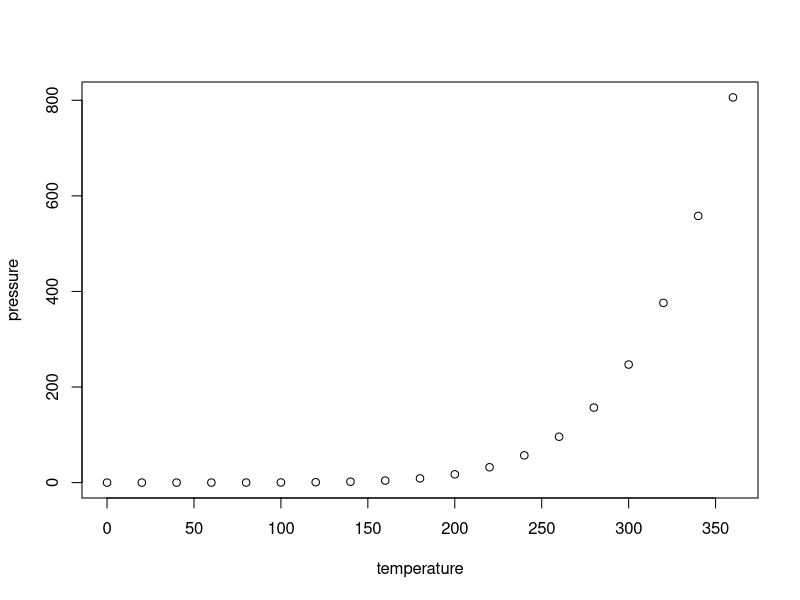
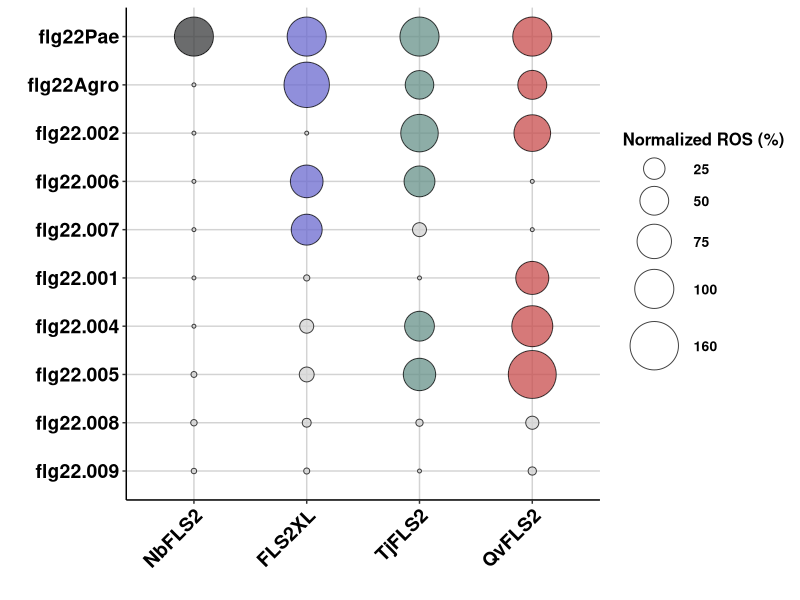
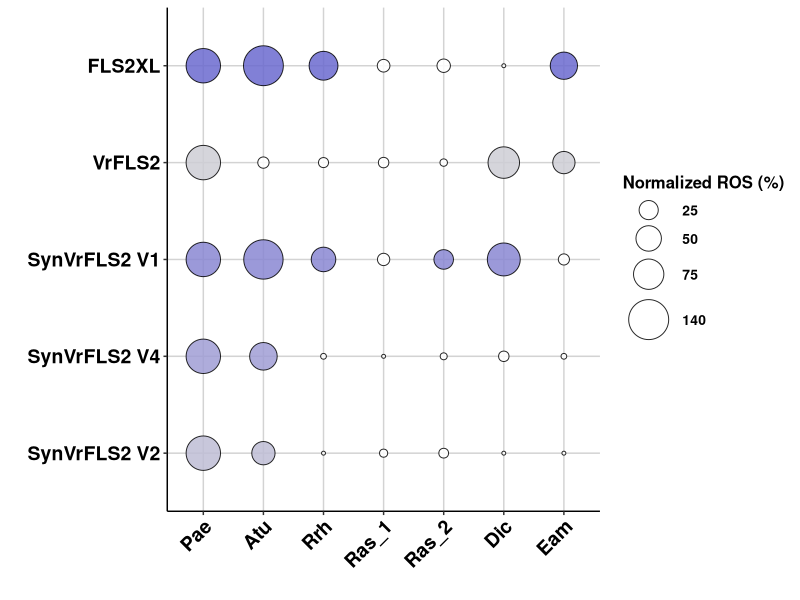
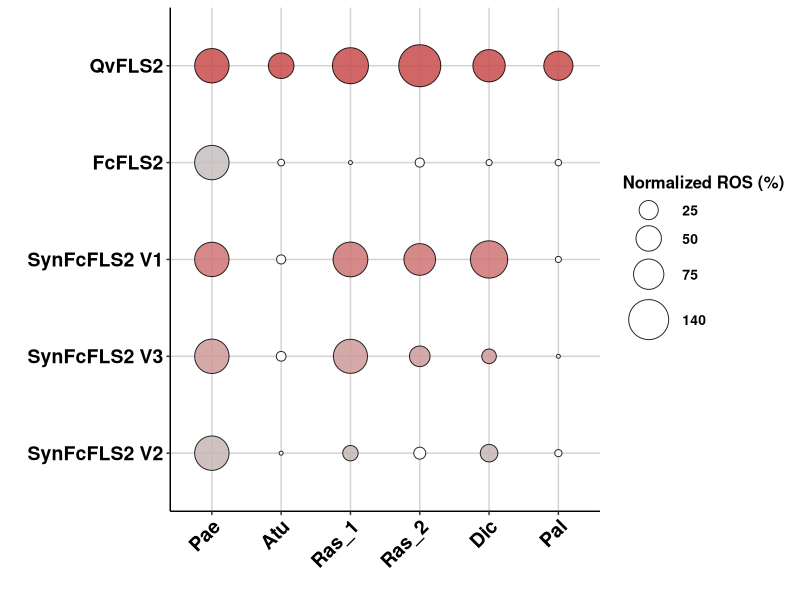
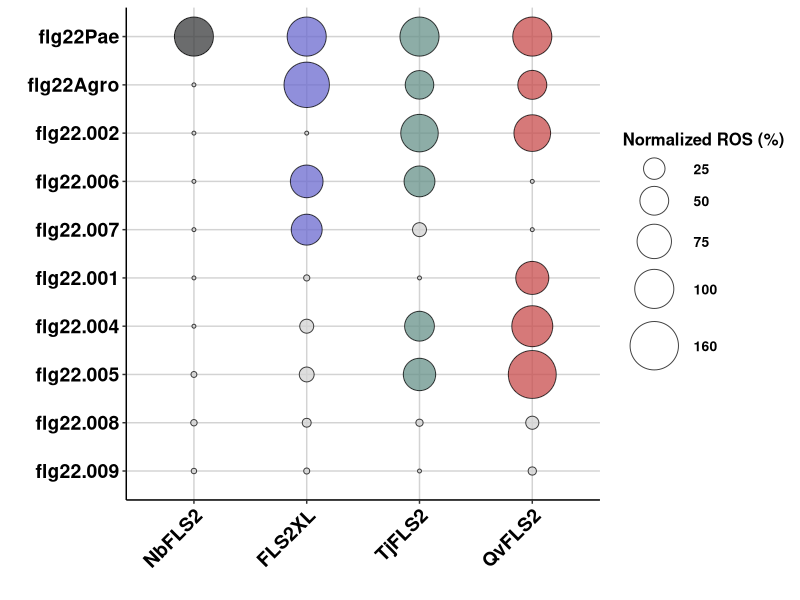
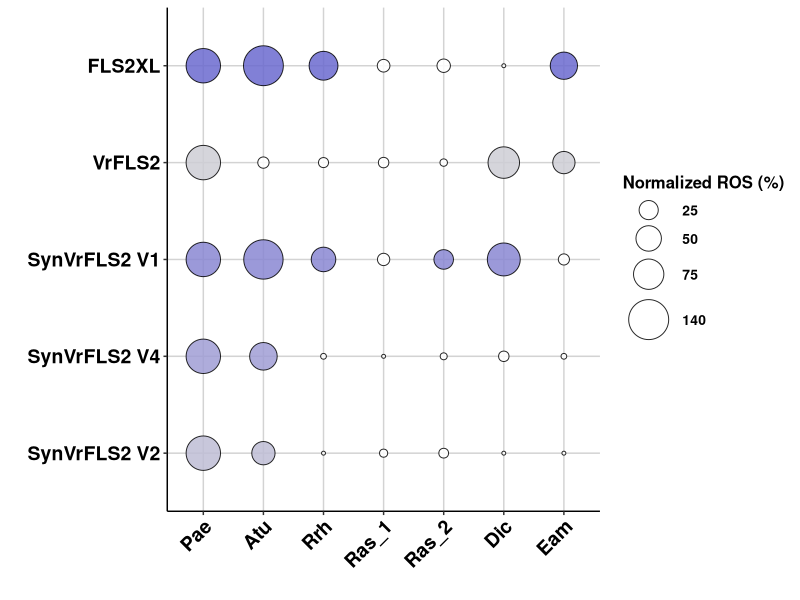
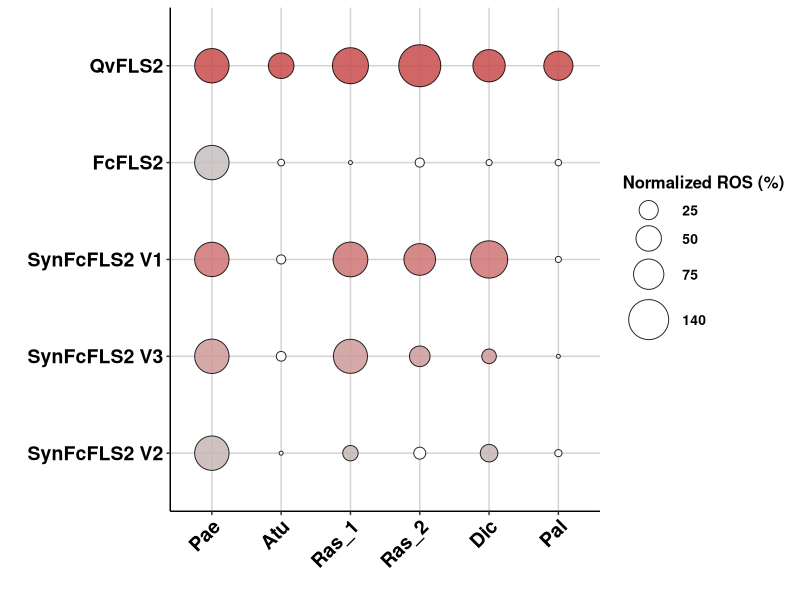

Here is the R script that generated these plots, in order:
## ---- chunk 1
knitr::opts_chunk$set(echo = TRUE)
## ---- chunk 2
summary(cars)
## ---- chunk 3
library(reshape2)
library(ggplot2)
library(dplyr)
## ---- chunk 4
plot(pressure)
## ---- chunk 5
library(ggplot2)
library(reshape2)
library(dplyr)

# Read the CSV file
pc <- read.csv("../input/WTNb_XL_Tj_Qv.csv")

# Melt the data frame
pcm <- melt(pc, id = c("Receptor"))

# Ensure Receptor is a factor with the correct levels
pcm$Receptor <- factor(pcm$Receptor, levels = c("NbFLS2", "FLS2XL", "TjFLS2", "QvFLS2"))

# Create a new column 'Color' with the default colors based on 'Receptor'
pcm$Color <- case_when(
  pcm$Receptor == "FLS2XL" & pcm$value >= 10 ~ "#6B6ACF",
  pcm$Receptor == "QvFLS2" & pcm$value >= 10 ~ "#C84D4C",
  pcm$Receptor == "TjFLS2" & pcm$value >= 10 ~ "#679289",
  pcm$Receptor == "NbFLS2" & pcm$value >= 10 ~ "#3a3b3c",
  pcm$value < 10 ~ "lightgrey", # Apply light gray color when value is less than 10
  TRUE ~ NA_character_ # For unexpected cases
)

# Proceed with the ggplot
xx <- ggplot(pcm, aes(x = Receptor, y = variable)) + 
  geom_point(aes(size = value, fill = Color), alpha = 0.75, shape = 21) + 
  scale_size_continuous(limits = c(0, 160), range = c(1, 16), breaks = c(25, 50, 75, 100, 160)) + 
  labs(x = "", y = "", size = "Normalized ROS (%)", fill = "") + 
  theme_classic() +
  theme(
    legend.key = element_blank(), 
    axis.text.y = element_text(colour = "black", size = 14, face = "bold"), 
    axis.text.x = element_text(angle = 45, hjust = 1, colour = "black", size = 14, face = "bold", vjust = 1), 
    legend.text = element_text(size = 10, face = "bold", colour = "black"), 
    legend.title = element_text(size = 12, face = "bold"), 
    legend.position = "right",
    panel.grid.major = element_line(colour = "lightgrey", linewidth = 0.5),
    panel.grid.minor = element_blank()
  ) +
  scale_fill_identity(guide = FALSE) +  # Use colors directly from the Color column
  scale_y_discrete(limits = rev(levels(pcm$variable)))

print(xx)

# Save the plot
ggsave(filename = "../output/Figure_1_All_FLS2_bubble.pdf", width = 5.6, height = 5)


## ---- chunk 6

# Read in your csv data
pc <- read.csv("../input/Vr-XL.csv", header = TRUE)

# Melt the data
pcm <- melt(pc, id = c("Receptor"))

# Step 1: Specify the order of the x-axis
new_order_vector <- c("flg22Pae", "flg22Agro", "flg22.002", "flg22.006", "flg22.007", "flg22.001", "flg22.004")

# Step 2: Rename the x-axis columns according to the mapping
labels_vector <- c("Pae", "Atu", "Rrh", "Ras_1", "Ras_2", "Dic", "Eam")


# Ensure Receptor order is as in the raw dataset
pcm$Receptor <- factor(pcm$Receptor, levels = unique(pc$Receptor))


# Create a new column 'Color' with the default colors based on 'Receptor'
pcm$Color <- case_when(
  pcm$Receptor == "FLS2XL" & pcm$value >= 10 ~ "#6B6ACF",
  pcm$Receptor == "VrFLS2" & pcm$value >= 10 ~ "#cdcdd5",
  pcm$Receptor == "SynVrFLS2 V1" & pcm$value >= 10 ~ "#8987d2",
  pcm$Receptor == "SynVrFLS2 V4" & pcm$value >= 10 ~ "#a09ed4",
  pcm$Receptor == "SynVrFLS2 V2" & pcm$value >= 10 ~ "#bebdd5",
  pcm$value < 10 ~ "white", # Apply light gray color when value is less than 10
  TRUE ~ NA_character_ # For unexpected cases
)


# Generate the plot
xx <- ggplot(pcm, aes(y = Receptor, x = variable)) + 
  geom_point(aes(size = value, fill = Color), alpha = 0.85, shape = 21) + 
  scale_size_continuous(limits = c(0, 160), range = c(1, 14), breaks = c(25, 50, 75, 140)) + 
  labs(y = "", x = "", size = "Normalized ROS (%)", fill = "")  + 
  theme_classic() +
  theme(
    legend.key = element_blank(), 
    axis.text.y = element_text(colour = "black", size = 14, face = "bold"), 
    axis.text.x = element_text(angle = 45, hjust = 1, colour = "black", size = 14, face = "bold", vjust = 1), 
    legend.text = element_text(size = 10, face = "bold", colour = "black"), 
    legend.title = element_text(size = 12, face = "bold"), 
    legend.position = "right",
    panel.grid.major = element_line(colour = "lightgrey", linewidth = 0.5),
    panel.grid.minor = element_blank()
  ) +
  scale_fill_identity(guide = FALSE) +  # Use colors directly from the Color column
 scale_x_discrete(limits = new_order_vector, labels = labels_vector) + # Set x-axis labels and order
  scale_y_discrete(limits = rev(levels(pcm$Receptor))) # Ensure Y axis order is as in the raw dataset

# Print the plot
print(xx)

# Save the plot to a file

ggsave(filename = "../output/Vr-XL.pdf", width = 7, height = 3.4, bg = "transparent")

## ---- chunk 7
pc = read.csv("../input/Fc-Qv.csv", header = TRUE)
# Melt the data
pcm <- melt(pc, id = c("Receptor"))

# Step 1: Specify the order of the x-axis
new_order_vector <- c("flg22Pae", "flg22Agro", "flg22.006", "flg22.007", "flg22.001", "flg22.005")

# Step 2: Rename the x-axis columns according to the mapping
labels_vector <- c("Pae", "Atu", "Ras_1", "Ras_2", "Dic", "Pal")

# Ensure Receptor order is as in the raw dataset
pcm$Receptor <- factor(pcm$Receptor, levels = unique(pc$Receptor))

# Ensure Receptor is a factor with the correct levels
#pcm$Receptor <- factor(pcm$Receptor, levels = c("NbFLS2", "FLS2XL", "TjFLS2", "QvFLS2"))

# Create a new column 'Color' with the default colors based on 'Receptor'
pcm$Color <- case_when(
  pcm$Receptor == "QvFLS2" & pcm$value >= 10 ~ "#C84D4C",
  pcm$Receptor == "FcFLS2" & pcm$value >= 10 ~ "#c5bebe",
  pcm$Receptor == "SynFcFLS2 V1" & pcm$value >= 10 ~ "#cd7573",
  pcm$Receptor == "SynFcFLS2 V3" & pcm$value >= 10 ~ "#cc9a99",
  pcm$Receptor == "SynFcFLS2 V2" & pcm$value >= 10 ~ "#c7b6b6",
  pcm$value < 10 ~ "white", # Apply light gray color when value is less than 10
  TRUE ~ NA_character_ # For unexpected cases
)
xx <- ggplot(pcm, aes(y = Receptor, x = variable)) + 
  geom_point(aes(size = value, fill = Color), alpha = 0.85, shape = 21) + 
  scale_size_continuous(limits = c(0, 160), range = c(1, 14), breaks = c(25, 50, 75, 140)) + 
  labs(y = "", x = "", size = "Normalized ROS (%)", fill = "")  + 
  theme_classic() +
  theme(
    legend.key = element_blank(), 
    axis.text.y = element_text(colour = "black", size = 14, face = "bold"), 
    axis.text.x = element_text(angle = 45, hjust = 1, colour = "black", size = 14, face = "bold", vjust = 1), 
    legend.text = element_text(size = 10, face = "bold", colour = "black"), 
    legend.title = element_text(size = 12, face = "bold"), 
    legend.position = "right",
    panel.grid.major = element_line(colour = "lightgrey", linewidth = 0.5),
    panel.grid.minor = element_blank()
  ) +
  scale_fill_identity(guide = FALSE) +  # Use colors directly from the Color column
 scale_x_discrete(limits = new_order_vector, labels = labels_vector) + # Set x-axis labels and order
  scale_y_discrete(limits = rev(levels(pcm$Receptor))) # Ensure Y axis order is as in the raw dataset 
print(xx)
ggsave(filename = "../output/Qv-Fc.pdf", width = 7, height = 3.4)
